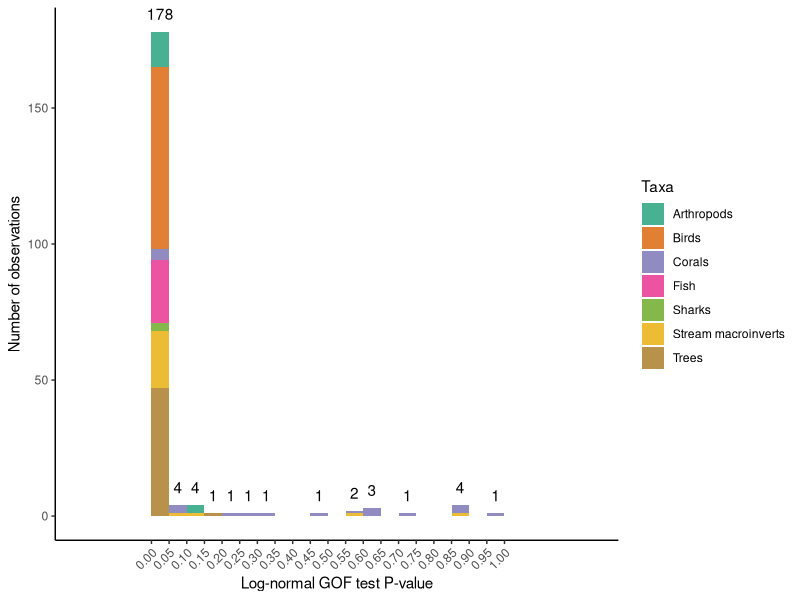
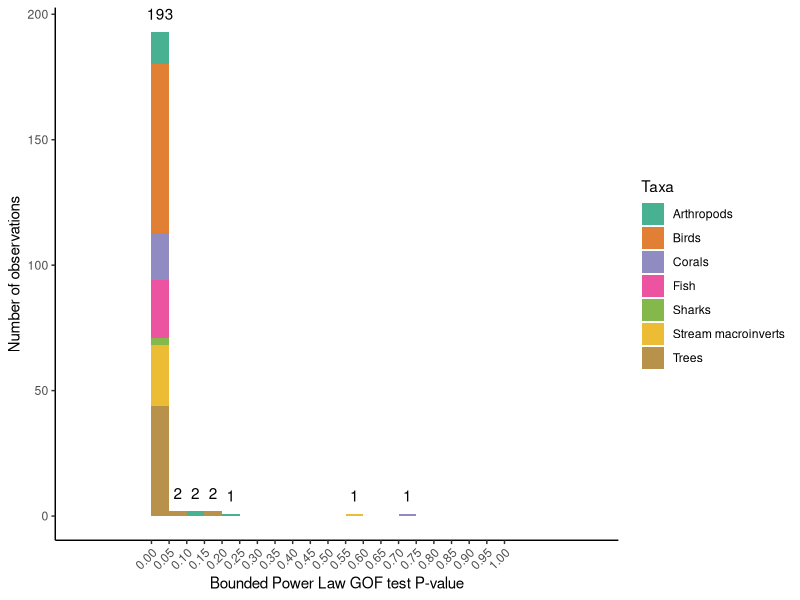

The R script that drew these images, in order: (Note: this script raises an error after producing the figures.)
rm(list=ls())

library(ggplot2)
library(dplyr)

gofall <- read.csv("gofall.csv")

custom_breaks <- seq(from = 0, to = 1, length.out = 21)


ggplot(gofall, aes(x = lognormP, fill = Taxa)) +
  geom_histogram(breaks = custom_breaks,  alpha = 0.8) +
  stat_bin(
    aes(label = after_stat(if_else(count > 0, as.character(count), "")), group = 1),
    geom = "text",
    breaks = custom_breaks,
    vjust = -1
  ) +
  scale_x_continuous(breaks = custom_breaks, limits = c(-0.2, 1.25)) +
  scale_fill_brewer(palette = "Dark2") +
  labs(x = "Log-normal GOF test P-value", y = "Number of observations") +
  theme_classic()+
  theme(axis.text.x = element_text(angle = 45, hjust = 1))

 ggplot(gofall, aes(x = BPLP, fill = Taxa)) +
  geom_histogram(breaks = custom_breaks, alpha = 0.8) +
  stat_bin(
    aes(label = after_stat(if_else(count > 0, as.character(count), "")), group = 1),
    geom = "text",
    breaks = custom_breaks,
    vjust = -1
  ) +
  scale_x_continuous(breaks = custom_breaks, limits = c(-0.2, 1.25)) +
  scale_fill_brewer(palette = "Dark2") +
  labs(x = "Bounded Power Law GOF test P-value", y = "Number of observations") +
  theme_classic()+
  theme(axis.text.x = element_text(angle = 45, hjust = 1))

# corals only for minus sampled data
ggplot(gofall, aes(x = MSBPLP)) +
  geom_histogram(breaks = custom_breaks, alpha = .4) +
  stat_bin(
    aes(label = after_stat(if_else(count > 0, as.character(count), "")), group = 1),
    geom = "text",
    breaks = custom_breaks,
    vjust = -1
  ) +
  scale_x_continuous(breaks = custom_breaks, limits = c(-0.2, 1.25)) +
  labs(x = "Minus-sampled Bounded Power Law GOF test P-value", y = "Number of observations") +
  theme_classic()+
  theme(axis.text.x = element_text(angle = 45, hjust = 1))

ggplot(gofall, aes(x = MSlognormP)) +
  geom_histogram(breaks = custom_breaks, alpha = .4) +
  stat_bin(
    aes(label = after_stat(if_else(count > 0, as.character(count), "")), group = 1),
    geom = "text",
    breaks = custom_breaks,
    vjust = -1
  ) +
  scale_x_continuous(breaks = custom_breaks, limits = c(-0.2, 1.25)) +
  labs(x = "Minus-sampled Log-normal GOF test P-value", y = "Number of observations") +
  theme_classic()+
  theme(axis.text.x = element_text(angle = 45, hjust = 1))
